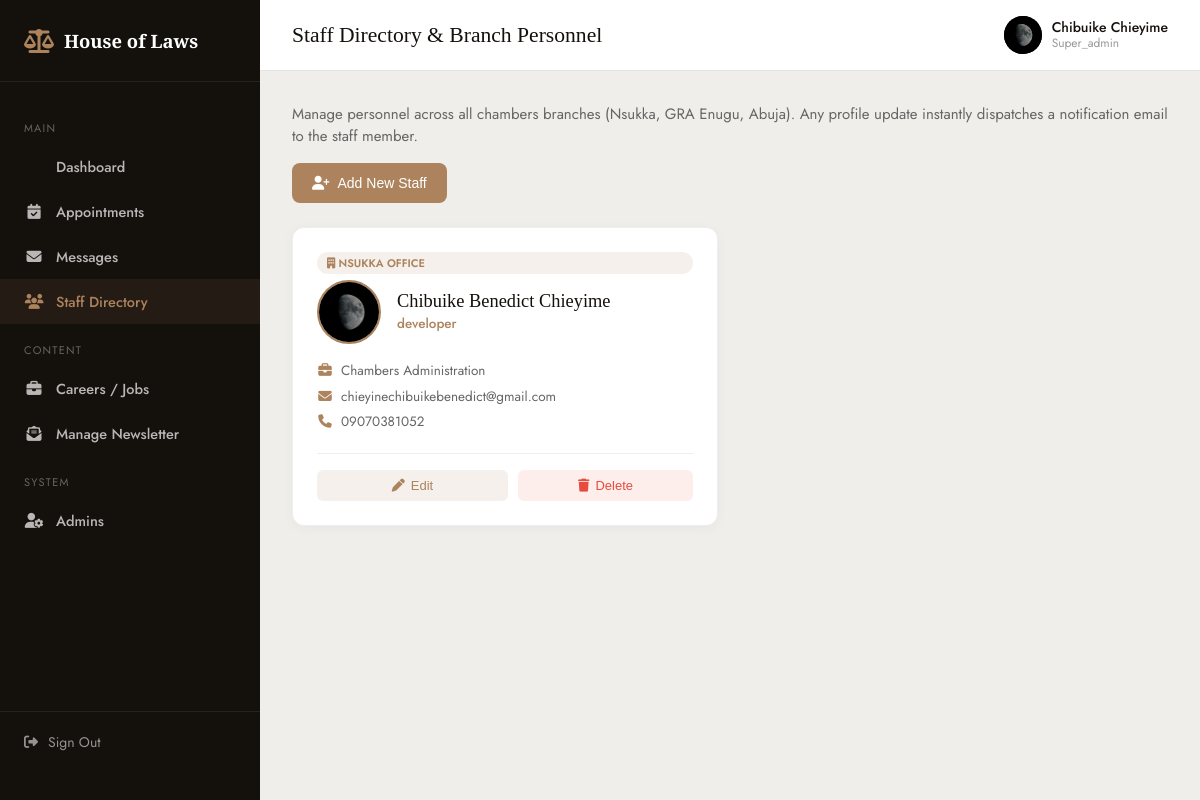
The app's page /p3v9m6k-w2x5-secure-panel-f8q1/staff (signed in) with its own data.
### app.py (models this page shows, shortened)
class AdminLaw(db.Model):
    __tablename__ = "adminlaws"
    id = db.Column(db.Integer, primary_key=True)
    first_name = db.Column(db.String(100), nullable=False)
    last_name = db.Column(db.String(100), nullable=False)
    email = db.Column(db.String(150), unique=True, nullable=False)
    phone = db.Column(db.String(30), nullable=False)
    username = db.Column(db.String(80), unique=True, nullable=False)
    role = db.Column(db.String(50), nullable=False)
    details = db.Column(db.Text, nullable=False)
    password_hash = db.Column(db.String(255), nullable=False)
    profile_picture = db.Column(db.String(255), nullable=False)
    created_at = db.Column(db.DateTime, default=datetime.utcnow)
    last_login = db.Column(db.DateTime, nullable=True)
    is_active = db.Column(db.Boolean, default=True)

class Staff(db.Model):
    __tablename__ = "staff"
    id = db.Column(db.Integer, primary_key=True)
    full_name = db.Column(db.String(150), nullable=False)
    email = db.Column(db.String(150), unique=True, nullable=False)
    phone = db.Column(db.String(30), nullable=False)
    branch = db.Column(db.String(100), nullable=False)
    role_title = db.Column(db.String(100), nullable=False)
    department = db.Column(db.String(100), nullable=False)
    bio = db.Column(db.Text, nullable=True)
    photo = db.Column(db.String(255), nullable=True)
    created_at = db.Column(db.DateTime, default=datetime.utcnow)
    updated_at = db.Column(db.DateTime, default=datetime.utcnow, onupdate=datetime.utcnow)
    def to_dict(self):
        return {
            "id": self.id,
            "full_name": self.full_name,
            "email": self.email,
            "phone": self.phone,
            "branch": self.branch,
            "role_title": self.role_title,
            "department": self.department,
            "bio": self.bio or ""
        }

### app.py (the view, shortened to what this page needs)
@app.route(f"/{SECRET_DASHBOARD_PATH}/staff", methods=["GET", "POST"])
@admin_required
def admin_staff():
    admin = AdminLaw.query.get(session["admin_id"])
    staff_members = Staff.query.order_by(Staff.created_at.desc()).all()
    return render_template("admin_staff.html", admin=admin, staff_members=staff_members)

### app.py (called while the page is built)
def generate_csrf_token():
    if "_csrf_token" not in session:
        session["_csrf_token"] = secrets.token_hex(32)
    return session["_csrf_token"]

def admin_required(f):
    @wraps(f)
    def decorated(*args, **kwargs):
        if not session.get("admin_id"):
            flash("Please log in to continue.", "error")
            return redirect(url_for("admin_login"))
        return f(*args, **kwargs)
    return decorated

### templates/admin_staff.html (shortened to what this page needs)
<!DOCTYPE html>
<html lang="en">
<head>
  <link rel="stylesheet" href="https://cdnjs.cloudflare.com/ajax/libs/font-awesome/6.5.1/css/all.min.css">
</head>
<body>
  <div class="dashboard">
    <aside class="sidebar" id="sidebar">
      <div class="sidebar-logo">
        <i class="fa-solid fa-scale-balanced"></i>
        <span>House of Laws</span>
      </div>
      <nav class="sidebar-nav">
        <div class="section-label">Main</div>
        <a href="/p3v9m6k-w2x5-secure-panel-f8q1"> Dashboard</a>
        <a href="{{ url_for('admin_appointments') }}"><i class="fa-solid fa-calendar-check"></i> Appointments</a>
        <a href="{{ url_for('admin_messages') }}"><i class="fa-solid fa-envelope"></i> Messages</a>
        <a href="{{ url_for('admin_staff') }}" class="active"><i class="fa-solid fa-users"></i> Staff Directory</a>
        <div class="section-label">Content</div>
        <a href="{{ url_for('admin_jobs') }}"><i class="fa-solid fa-briefcase"></i> Careers / Jobs</a>
        <a href="{{ url_for('admin_newsletter') }}"><i class="fa-solid fa-envelope-open-text"></i> Manage Newsletter</a>
        <div class="section-label">System</div>
        <a href="{{ url_for('admin_list') }}"><i class="fa-solid fa-user-gear"></i> Admins</a>
      </nav>
      <div class="sidebar-footer">
        <a href="/t6n0b4j-r8h3-exit-session-y5c7">
          <i class="fa-solid fa-right-from-bracket"></i> Sign Out
        </a>
      </div>
    </aside>
    <div class="main">
      <header class="topbar">
        <div style="display:flex;align-items:center;gap:14px;">
          <h1>Staff Directory &amp; Branch Personnel</h1>
        </div>
        <div class="topbar-right">
          <div class="user">
            <div class="avatar">
              {% if admin and admin.profile_picture %}
                <img src="{{ url_for('static', filename=admin.profile_picture) }}" alt="{{ admin.first_name }}">
              {% else %}
                {{ (admin.first_name[0] ~ admin.last_name[0]) if admin else 'AD' }}
              {% endif %}
            </div>
            <div class="user-meta">
              <span>{{ admin_name or (admin.first_name ~ ' ' ~ admin.last_name if admin else 'Admin') }}</span>
              <small>{{ admin_role or (admin.role if admin else '') }}</small>
            </div>
          </div>
        </div>
      </header>
      <div class="content">
        <div class="page-header-row">
          <p style="color: #666;">Manage personnel across all chambers branches (Nsukka, GRA Enugu, Abuja). Any profile update instantly dispatches a notification email to the staff member.</p>
          <button type="button" class="btn-add" onclick="openAddModal()">
            <i class="fa-solid fa-user-plus"></i> Add New Staff
          </button>
        </div>
        <div class="staff-grid">
          {% if staff_members %}
            {% for staff in staff_members %}
            <div class="staff-card">
              <span class="badge-branch"><i class="fa-solid fa-building"></i> {{ staff.branch }}</span>
              <div class="staff-header">
                {% if staff.photo %}
                  <img src="{{ url_for('static', filename=staff.photo) }}" alt="{{ staff.full_name }}" class="staff-img">
                {% else %}
                  <div class="staff-img"><i class="fa-solid fa-user"></i></div>
                {% endif %}
                <div class="staff-info">
                  <h3>{{ staff.full_name }}</h3>
                  <div class="role">{{ staff.role_title }}</div>
                </div>
              </div>
              <div class="staff-meta">
                <div><i class="fa-solid fa-briefcase"></i> {{ staff.department }}</div>
                <div><i class="fa-solid fa-envelope"></i> {{ staff.email }}</div>
                <div><i class="fa-solid fa-phone"></i> {{ staff.phone }}</div>
              </div>
              <div class="staff-actions">
                <button type="button" class="btn-action btn-edit" onclick='openEditModal({{ staff.to_dict() | tojson | safe }})'>
                  <i class="fa-solid fa-pen"></i> Edit
                </button>
                <form action="{{ url_for('delete_staff', staff_id=staff.id) }}" method="POST" onsubmit="return confirm('Are you sure you want to delete this staff record?');" style="flex:1; display:flex;">
                  <button type="submit" class="btn-action btn-del" style="width:100%;">
                    <i class="fa-solid fa-trash"></i> Delete
                  </button>
                </form>
              </div>
            </div>
            {% endfor %}
          {% else %}
            <div style="grid-column: 1 / -1; text-align: center; padding: 48px; background: #fff; border-radius: 12px; color: #999;">
              No staff members added yet. Click "Add New Staff" to begin.
            </div>
          {% endif %}
        </div>
      </div>
    </div>
  </div>
</body>
</html>

### records on screen
AdminLaw: profile_picture (picture), first_name+last_name "Chibuike Chieyime", role "Super_admin"
Staff: branch "NSUKKA OFFICE", photo (picture), full_name "Chibuike Benedict Chieyime", role_title "developer", department "Chambers Administration", email "chieyinechibuikebenedict@gmail.com", phone "09070381052"
